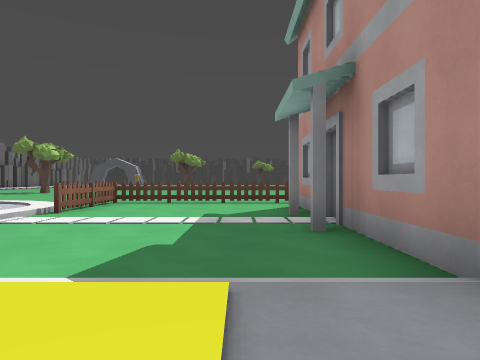
view 1 (above)

22 first-person views from a walk through a 3-D level made in the Godot game engine. The camera is 1.2 m above the floor, looks level and sees 70° across. The floor is counted in squares, 2 m on a side. Each view is taken from the middle of a square. On the plan, view 1 faces up. The plan holds only what a view shows up to about 10 squares ahead; the rest is blank. The place goes on beyond the plan. Characters and animated objects are not drawn. Some surface patterns are stand-ins.

view 2
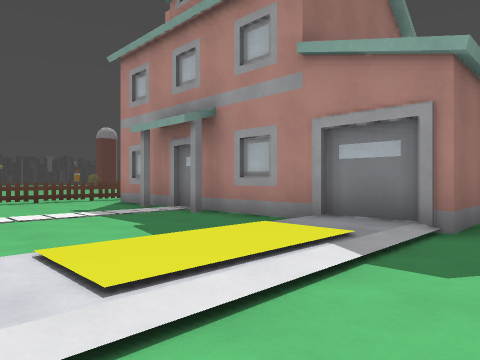

view 3
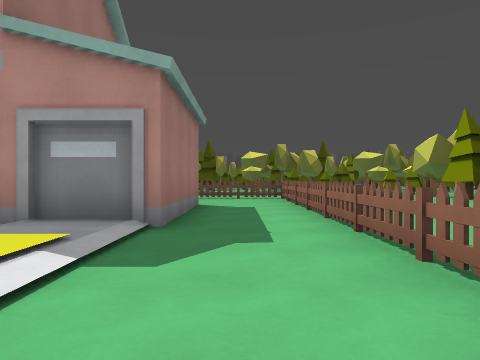

view 4
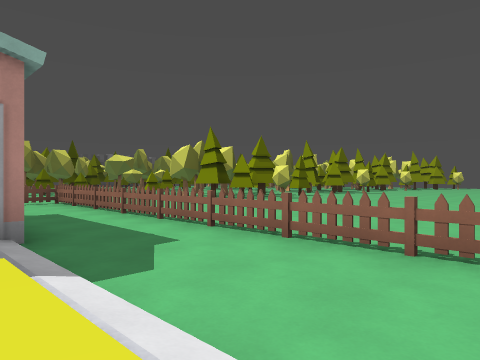

view 5
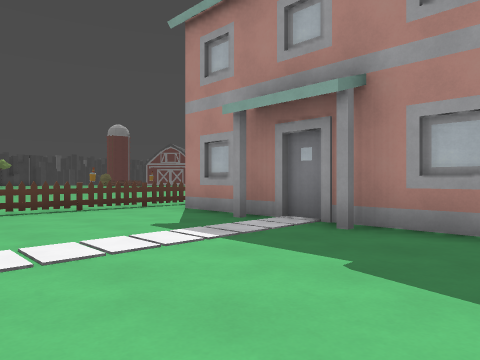

view 6
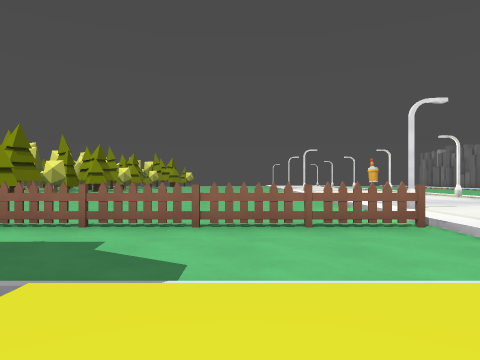

view 7
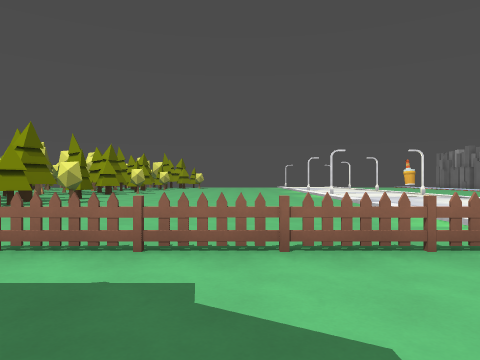

view 8
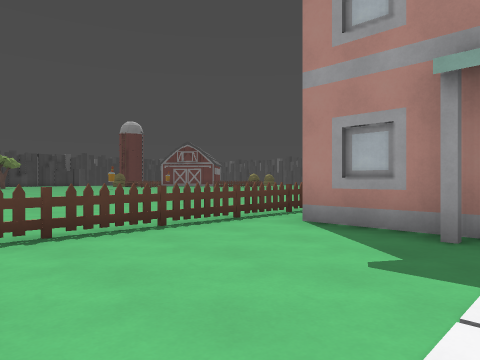

view 9
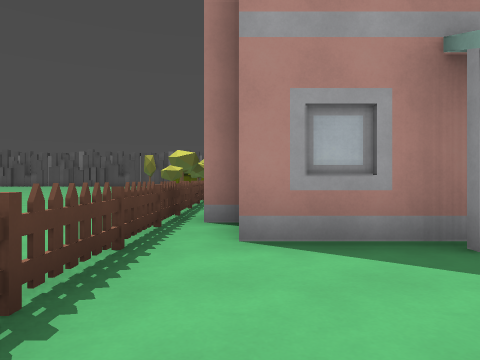

view 10
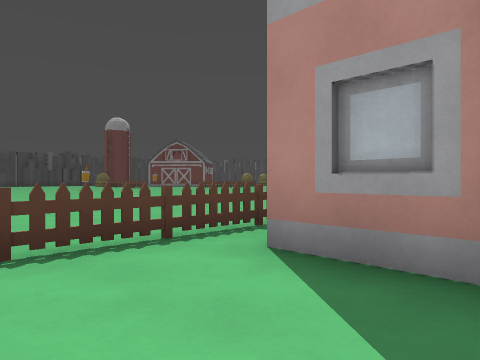

view 11
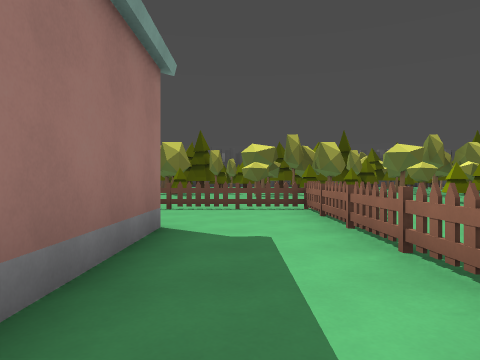

view 12
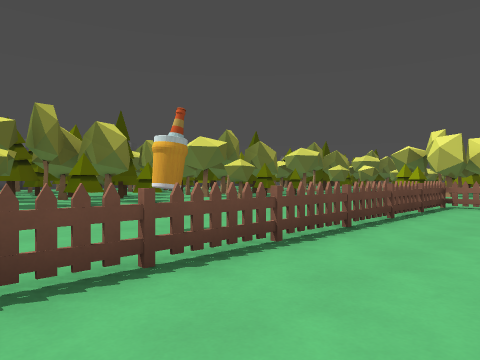

view 13
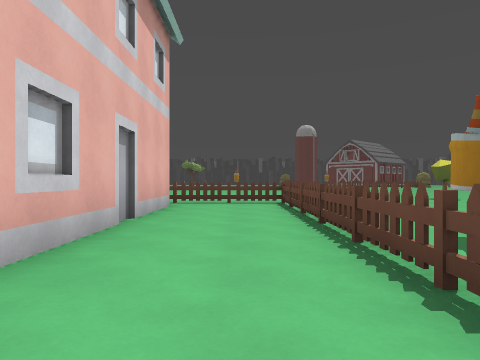

view 14
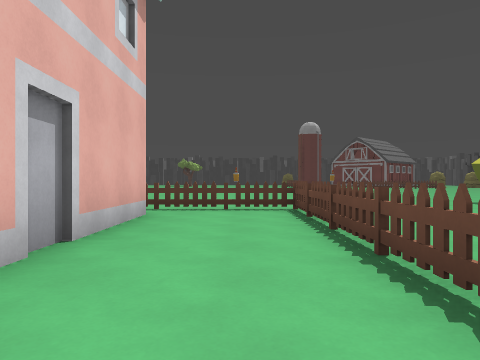

view 15
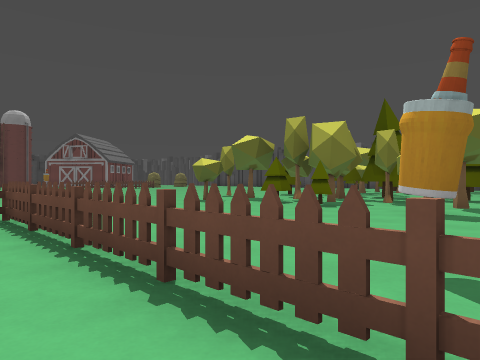

view 16
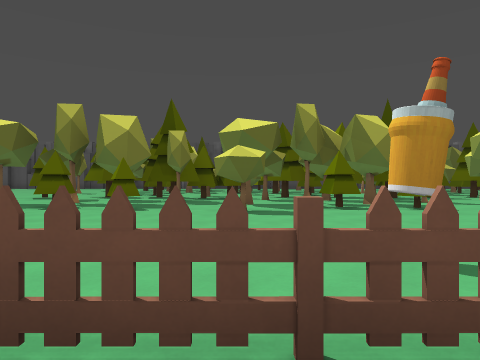

view 17
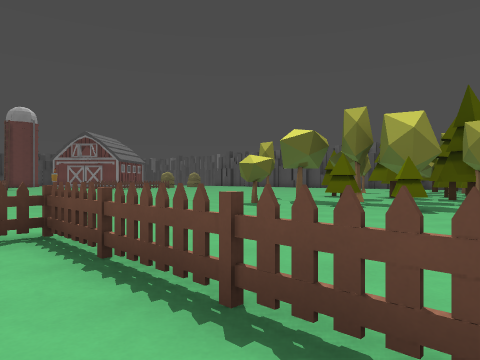

view 18
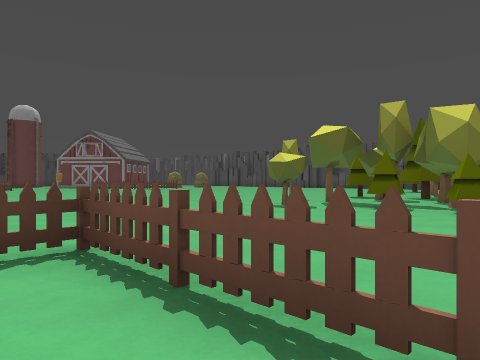

view 19
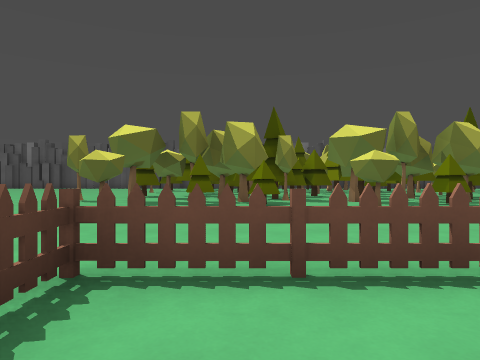

view 20
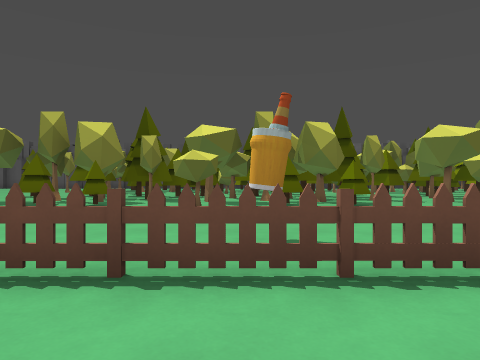

view 21
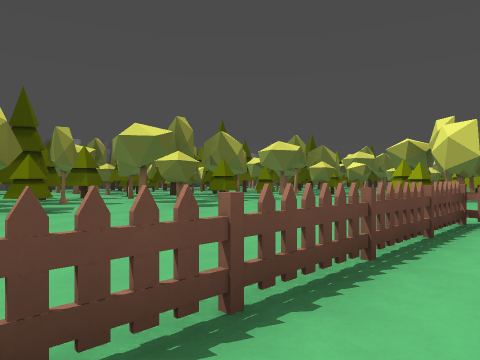

view 22
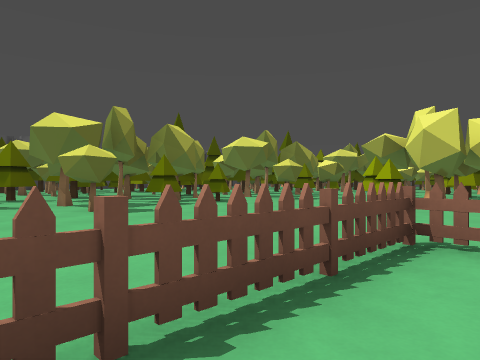

### Floor plan
Key: @ floor where view 1 was taken; # wall or solid block; x gap in a wall; . main floor; : floor 0.25 m higher than the main floor; / step, stairs or slope; = window, fence, low wall or low ledge; T thing the floor can be seen under or through; H house; O other object.
Columns run from 3 left of view 1 to 18 right of it. Each row starts with its distance up from view 1.
 11  ........  ..  ..##.
 10 ....................
  9 #TTx=TTTTTxT.....#.##
  8 #.... ###..T......####
  7 #....#  #..T.....#.##
  6 ....##  #..T.........
  5 .....#  #..=.....#...#
  4 ....##  #..TO.......##
  3 .....#  H..T......###
  2 /////#  #..T......###
  1 :::::#  #..x.....#..#
  0 ///@/####..#........##
 -1 ...........x.........#
 -2 TTTT=TTx#xx#.....#..##
 -3 ............. .....##
 -4 ............. ...#..
 -5 .........  ..  ..#
 -6 .........  ..  ..
 -7 ..........  .#
 -8 .........#  ###
 -9 .......  #   #
-10   ..         #
-11              #

Positions as (right, up) in squares from view 1, and headings:
1: (0, 0), facing up
2: (-3, -1), facing up-right
3: (-3, -1), facing right
4: (-3, 1), facing down-right
5: (-3, 2), facing up-right
6: (-1, 2), facing down
7: (0, 1), facing down
8: (-3, 5), facing up-right
9: (-2, 8), facing right
10: (-1, 6), facing up-right
11: (1, -1), facing right
12: (6, 6), facing down-right
13: (7, 0), facing up
14: (7, 2), facing up
15: (7, 3), facing up-right
16: (7, 5), facing right
17: (7, 5), facing up-right
18: (7, 6), facing up-right
19: (6, 8), facing right
20: (6, 4), facing right
21: (7, 3), facing down-right
22: (7, 1), facing down-right
